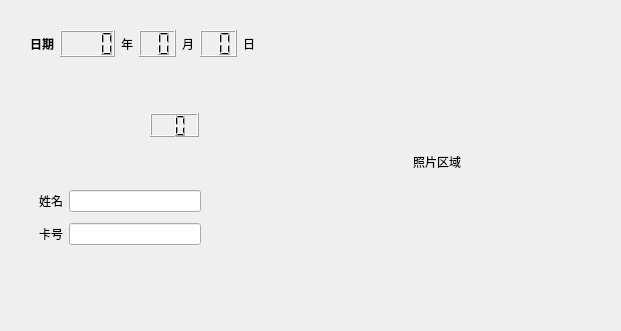
<?xml version="1.0" encoding="UTF-8"?>
<ui version="4.0">
 <class>widget</class>
 <widget class="QWidget" name="widget">
  <property name="geometry">
   <rect>
    <x>0</x>
    <y>0</y>
    <width>621</width>
    <height>331</height>
   </rect>
  </property>
  <widget class="QWidget" name="layoutWidget">
   <property name="geometry">
    <rect>
     <x>30</x>
     <y>30</y>
     <width>503</width>
     <height>27</height>
    </rect>
   </property>
   <layout class="QHBoxLayout" name="horizontalLayout_5">
    <item>
     <widget class="QLabel" name="label">
      <property name="font">
       <font>
        <family>微软雅黑</family>
        <weight>75</weight>
        <bold>true</bold>
       </font>
      </property>
      <property name="text">
       <string>日期</string>
      </property>
     </widget>
    </item>
    <item>
     <layout class="QHBoxLayout" name="horizontalLayout">
      <item>
       <widget class="QLCDNumber" name="yearNumber">
        <property name="digitCount">
         <number>4</number>
        </property>
       </widget>
      </item>
      <item>
       <widget class="QLabel" name="label_2">
        <property name="text">
         <string>年</string>
        </property>
       </widget>
      </item>
      <item>
       <widget class="QLCDNumber" name="monthNumber">
        <property name="digitCount">
         <number>2</number>
        </property>
       </widget>
      </item>
      <item>
       <widget class="QLabel" name="label_3">
        <property name="text">
         <string>月</string>
        </property>
       </widget>
      </item>
      <item>
       <widget class="QLCDNumber" name="dayNumber">
        <property name="digitCount">
         <number>2</number>
        </property>
       </widget>
      </item>
      <item>
       <widget class="QLabel" name="label_7">
        <property name="text">
         <string>日</string>
        </property>
       </widget>
      </item>
     </layout>
    </item>
    <item>
     <spacer name="horizontalSpacer_3">
      <property name="orientation">
       <enum>Qt::Horizontal</enum>
      </property>
      <property name="sizeHint" stdset="0">
       <size>
        <width>268</width>
        <height>20</height>
       </size>
      </property>
     </spacer>
    </item>
   </layout>
  </widget>
  <widget class="QWidget" name="layoutWidget">
   <property name="geometry">
    <rect>
     <x>21</x>
     <y>71</y>
     <width>551</width>
     <height>181</height>
    </rect>
   </property>
   <layout class="QHBoxLayout" name="horizontalLayout_6">
    <item>
     <layout class="QVBoxLayout" name="verticalLayout_2">
      <item>
       <spacer name="horizontalSpacer_2">
        <property name="orientation">
         <enum>Qt::Horizontal</enum>
        </property>
        <property name="sizeHint" stdset="0">
         <size>
          <width>40</width>
          <height>20</height>
         </size>
        </property>
       </spacer>
      </item>
      <item>
       <layout class="QHBoxLayout" name="horizontalLayout_8">
        <item>
         <spacer name="verticalSpacer_3">
          <property name="orientation">
           <enum>Qt::Vertical</enum>
          </property>
          <property name="sizeHint" stdset="0">
           <size>
            <width>20</width>
            <height>48</height>
           </size>
          </property>
         </spacer>
        </item>
        <item>
         <layout class="QHBoxLayout" name="horizontalLayout_2">
          <item>
           <widget class="RotateNumberLabel" name="hourLabel">
            <property name="minimumSize">
             <size>
              <width>48</width>
              <height>45</height>
             </size>
            </property>
           </widget>
          </item>
          <item>
           <widget class="RotateNumberLabel" name="minuteLabel">
            <property name="minimumSize">
             <size>
              <width>48</width>
              <height>45</height>
             </size>
            </property>
           </widget>
          </item>
          <item>
           <widget class="QLCDNumber" name="secondNumber">
            <property name="maximumSize">
             <size>
              <width>16777215</width>
              <height>24</height>
             </size>
            </property>
            <property name="digitCount">
             <number>2</number>
            </property>
           </widget>
          </item>
         </layout>
        </item>
        <item>
         <spacer name="verticalSpacer_4">
          <property name="orientation">
           <enum>Qt::Vertical</enum>
          </property>
          <property name="sizeHint" stdset="0">
           <size>
            <width>20</width>
            <height>48</height>
           </size>
          </property>
         </spacer>
        </item>
       </layout>
      </item>
      <item>
       <spacer name="horizontalSpacer">
        <property name="orientation">
         <enum>Qt::Horizontal</enum>
        </property>
        <property name="sizeHint" stdset="0">
         <size>
          <width>198</width>
          <height>20</height>
         </size>
        </property>
       </spacer>
      </item>
      <item>
       <layout class="QHBoxLayout" name="horizontalLayout_7">
        <item>
         <spacer name="verticalSpacer_5">
          <property name="orientation">
           <enum>Qt::Vertical</enum>
          </property>
          <property name="sizeHint" stdset="0">
           <size>
            <width>18</width>
            <height>40</height>
           </size>
          </property>
         </spacer>
        </item>
        <item>
         <layout class="QVBoxLayout" name="verticalLayout">
          <item>
           <layout class="QHBoxLayout" name="horizontalLayout_4">
            <item>
             <widget class="QLabel" name="label_5">
              <property name="text">
               <string>姓名</string>
              </property>
             </widget>
            </item>
            <item>
             <widget class="QLineEdit" name="nameEdit"/>
            </item>
           </layout>
          </item>
          <item>
           <layout class="QHBoxLayout" name="horizontalLayout_3">
            <item>
             <widget class="QLabel" name="label_4">
              <property name="text">
               <string>卡号</string>
              </property>
             </widget>
            </item>
            <item>
             <widget class="QLineEdit" name="cardIdEdit"/>
            </item>
           </layout>
          </item>
         </layout>
        </item>
        <item>
         <spacer name="verticalSpacer_6">
          <property name="orientation">
           <enum>Qt::Vertical</enum>
          </property>
          <property name="sizeHint" stdset="0">
           <size>
            <width>18</width>
            <height>40</height>
           </size>
          </property>
         </spacer>
        </item>
       </layout>
      </item>
     </layout>
    </item>
    <item>
     <spacer name="verticalSpacer_7">
      <property name="orientation">
       <enum>Qt::Vertical</enum>
      </property>
      <property name="sizeHint" stdset="0">
       <size>
        <width>20</width>
        <height>40</height>
       </size>
      </property>
     </spacer>
    </item>
    <item>
     <spacer name="horizontalSpacer_5">
      <property name="orientation">
       <enum>Qt::Horizontal</enum>
      </property>
      <property name="sizeHint" stdset="0">
       <size>
        <width>148</width>
        <height>20</height>
       </size>
      </property>
     </spacer>
    </item>
    <item>
     <spacer name="verticalSpacer">
      <property name="orientation">
       <enum>Qt::Vertical</enum>
      </property>
      <property name="sizeHint" stdset="0">
       <size>
        <width>20</width>
        <height>158</height>
       </size>
      </property>
     </spacer>
    </item>
    <item>
     <widget class="QLabel" name="label_6">
      <property name="text">
       <string>照片区域</string>
      </property>
     </widget>
    </item>
    <item>
     <spacer name="verticalSpacer_2">
      <property name="orientation">
       <enum>Qt::Vertical</enum>
      </property>
      <property name="sizeHint" stdset="0">
       <size>
        <width>20</width>
        <height>148</height>
       </size>
      </property>
     </spacer>
    </item>
    <item>
     <spacer name="horizontalSpacer_4">
      <property name="orientation">
       <enum>Qt::Horizontal</enum>
      </property>
      <property name="sizeHint" stdset="0">
       <size>
        <width>40</width>
        <height>20</height>
       </size>
      </property>
     </spacer>
    </item>
   </layout>
  </widget>
 </widget>
 <customwidgets>
  <customwidget>
   <class>RotateNumberLabel</class>
   <extends>QLabel</extends>
   <header>rotatenumberlabel.h</header>
  </customwidget>
 </customwidgets>
 <resources/>
 <connections/>
</ui>
